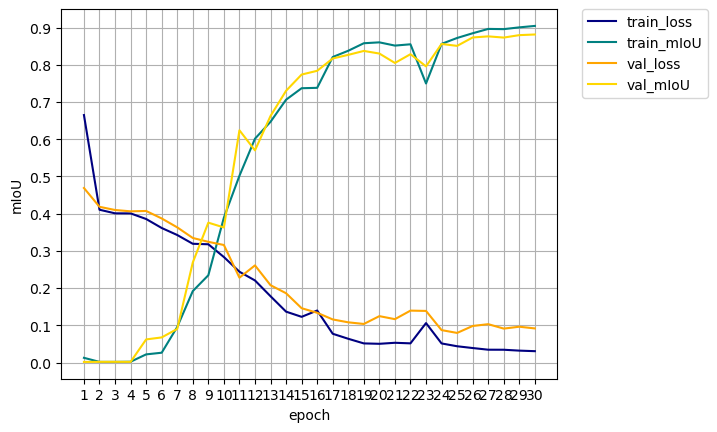
#> input picture scripts/learning_curve.png, 717 x 432 px
$ python batch_annotate_tendons.py --ref-image ../learning_curve.png
#> lines starting #> are read from the running program, lines starting #| are printed output that depends on the picture
### scripts/old_labeling/calculate_difference.py
import numpy as np
from PIL import Image
import matplotlib.pyplot as plt
from scipy.ndimage import gaussian_filter


def resize_to_target(img_array, target_shape=(1080, 1920, 3)):
    """
    Resize image to target shape if needed.

    Args:
        img_array: Input image as numpy array (H x W x C)
        target_shape: Target shape (H, W, C), default (1080, 1920, 3)

    Returns:
        Resized image array with target shape
    """
#> called with target_shape = (1080, 1920, 3)
    current_shape = img_array.shape
#> current_shape = (432, 717, 4)

    # If already the correct shape, return as-is
    if current_shape == target_shape:
        return img_array

    # Convert to PIL Image for resizing
    if img_array.dtype == np.float32 or img_array.dtype == np.float64:
        img_uint8 = (np.clip(img_array, 0, 1) * 255).astype(np.uint8)
#> img_uint8 is the input picture: shape (432, 717, 4); mean R, G, B, A 244.3, 244.3, 243.2, 255
    else:
        img_uint8 = img_array.astype(np.uint8)

    pil_img = Image.fromarray(img_uint8)

    # Resize to target (W, H) format for PIL
    target_w, target_h = target_shape[1], target_shape[0]
    resized_pil = pil_img.resize((target_w, target_h), Image.Resampling.LANCZOS)
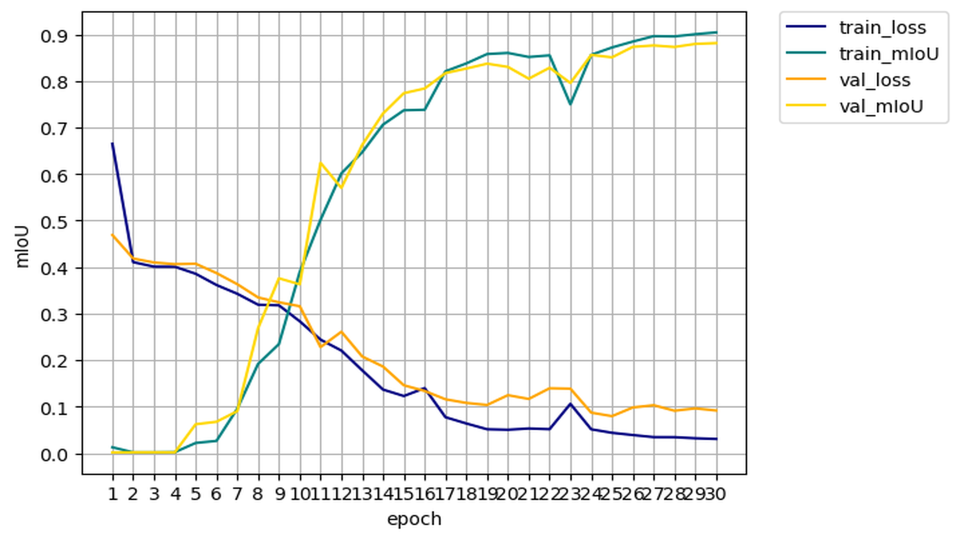
#> resized_pil: PIL image 1920x1080 RGBA (shown at 1/2 size); mean R, G, B, A 243.6, 243.6, 242.5, 255

    # Convert back to numpy array and original dtype
    resized_array = np.array(resized_pil)

    # Ensure it has 3 channels
    if len(resized_array.shape) == 2:  # Grayscale
        resized_array = np.stack([resized_array] * 3, axis=-1)

    # Convert back to original dtype
    if img_array.dtype == np.float32 or img_array.dtype == np.float64:
        resized_array = resized_array.astype(np.float32) / 255.0

    print(f"Resized image from {current_shape} to {resized_array.shape}")
#| Resized image from (432, 717, 4) to (1080, 1920, 4)
    return resized_array


# [44 lines left out: function visualize_delta, not called in this run]

### scripts/old_labeling/batch_annotate_tendons.py
"""
Batch annotation script for labeling tendon normals across multiple images.

This script:
1. Loads a reference image
2. Iterates through contact images
3. Computes difference images
4. Allows user to annotate each image's tendon axis
5. Skips images if data is missing or user chooses to skip
6. Saves all normal maps and metadata
7. Generates a summary report
"""

import numpy as np
import matplotlib.pyplot as plt
from PIL import Image
import os
import json
from pathlib import Path
from scipy.ndimage import gaussian_filter
from label_tendon_normals import label_tendon_normals, normalize_vector
from calculate_difference import resize_to_target


class BatchAnnotator:
    def __init__(self,
                 images_dir="images_to_label",
                 ref_image_path="I_ref.png",
                 output_dir="normal_maps",
                 target_shape=(1080, 1920, 3),
                 gaussian_sigma=None):
        """
        Initialize the batch annotator.

        Args:
            images_dir: Directory containing contact images
            ref_image_path: Path to reference image
            output_dir: Directory to save normal maps and metadata
            target_shape: Target image shape (H, W, C)
            gaussian_sigma: Gaussian filter sigma (None=skip for speed, 0=raw diff, num=apply filter)
        """
        self.images_dir = images_dir
        self.ref_image_path = ref_image_path
        self.output_dir = output_dir
        self.target_shape = target_shape
        self.gaussian_sigma = gaussian_sigma

        # Create output directory if needed
        os.makedirs(output_dir, exist_ok=True)

        # Load reference image
        self.I_ref = self._load_and_resize_image(ref_image_path)
        if self.I_ref is None:
            raise FileNotFoundError(f"Reference image not found: {ref_image_path}")

        print(f"Reference image loaded: {ref_image_path}")
        print(f"Reference image shape: {self.I_ref.shape}")
#| Reference image shape: (1080, 1920, 4)

        # Initialize tracking
        self.processed = []
        self.skipped = []
        self.failed = []

    def _load_and_resize_image(self, image_path):
        """Load and resize a single image."""
        try:
            if not os.path.exists(image_path):
                return None
            img = np.array(Image.open(image_path)).astype(np.float32) / 255.0
            return resize_to_target(img, target_shape=self.target_shape)
        except Exception as e:
            print(f"Error loading image {image_path}: {e}")
            return None

    # [23 lines left out: function _compute_delta_I_clean, not called in this run]

    def get_image_list(self):
        """Get list of images to process from the images directory."""
        if not os.path.isdir(self.images_dir):
            print(f"Warning: Images directory not found: {self.images_dir}")
            return []

        # Find all image files
        image_extensions = {'.png', '.jpg', '.jpeg', '.bmp', '.tiff'}
        image_files = []

        for file in sorted(os.listdir(self.images_dir)):
            if Path(file).suffix.lower() in image_extensions:
                image_files.append(file)

        print(f"Found {len(image_files)} images in {self.images_dir}")
        return image_files

    # [72 lines left out: functions process_image, ask_user_continue, not called in this run]

    def run(self, skip_existing=True, interactive=True):
        """
        Run batch annotation on all images.

        Args:
            skip_existing: Skip images that already have normal maps
            interactive: Ask user after each newly processed image whether to continue
        """
        image_files = self.get_image_list()

        if not image_files:
            print("No images found to process!")
            return

        for idx, image_filename in enumerate(image_files, 1):
            # Check if already processed
            image_id = Path(image_filename).stem
            npy_path = os.path.join(self.output_dir, f"{image_id}_normals.npy")
            already_processed = os.path.exists(npy_path)

            # Process the image
            success, image_id, normals, metadata = self.process_image(
                image_filename, skip_existing=skip_existing
            )

            # Only ask to continue if we just processed a NEW image (not skipped)
            # Skip silently for already-processed images
            if interactive and success and idx < len(image_files):
                response = self.ask_user_continue(idx, len(image_files))
                if response == 'stop':
                    print("\nBatch annotation stopped by user.")
                    break

        # Print summary
        self.print_summary()

    # [40 lines left out: function print_summary, not called in this run]


def main():
    """Main entry point for batch annotation."""
    import argparse

    parser = argparse.ArgumentParser(
        description="Batch annotate tendon normals for multiple images"
    )
    parser.add_argument(
        "--images-dir",
        type=str,
        default="images_to_label",
        help="Directory containing contact images (default: images)"
    )
    parser.add_argument(
        "--ref-image",
        type=str,
        default="I_ref.png",
        help="Path to reference image (default: I_ref.png)"
    )
    parser.add_argument(
        "--output-dir",
        type=str,
        default="normal_maps",
        help="Directory to save normal maps (default: normal_maps)"
    )
    parser.add_argument(
        "--target-height",
        type=int,
        default=1080,
        help="Target image height (default: 1080)"
    )
    parser.add_argument(
        "--target-width",
        type=int,
        default=1920,
        help="Target image width (default: 1920)"
    )
    parser.add_argument(
        "--skip-existing",
        action="store_true",
        default=True,
        help="Skip images that already have normal maps (default: True)"
    )
    parser.add_argument(
        "--no-skip-existing",
        dest="skip_existing",
        action="store_false",
        help="Re-process all images even if normal maps exist"
    )
    parser.add_argument(
        "--non-interactive",
        action="store_true",
        help="Process all images without asking user confirmation"
    )
    parser.add_argument(
        "--gaussian-sigma",
        type=float,
        default=None,
        help="Gaussian filter sigma (default: None=skip for speed). Use 100 for smoothing."
    )

    args = parser.parse_args()

    # Create annotator
    try:
        annotator = BatchAnnotator(
            images_dir=args.images_dir,
            ref_image_path=args.ref_image,
            output_dir=args.output_dir,
            target_shape=(args.target_height, args.target_width, 3),
            gaussian_sigma=args.gaussian_sigma
        )
    except FileNotFoundError as e:
        print(f"Error: {e}")
        return

    # Run batch annotation
    annotator.run(
        skip_existing=args.skip_existing,
        interactive=not args.non_interactive
    )


if __name__ == "__main__":
    main()

$ run again, on learning_curves/batch_loss_curve-2025-12-03.png
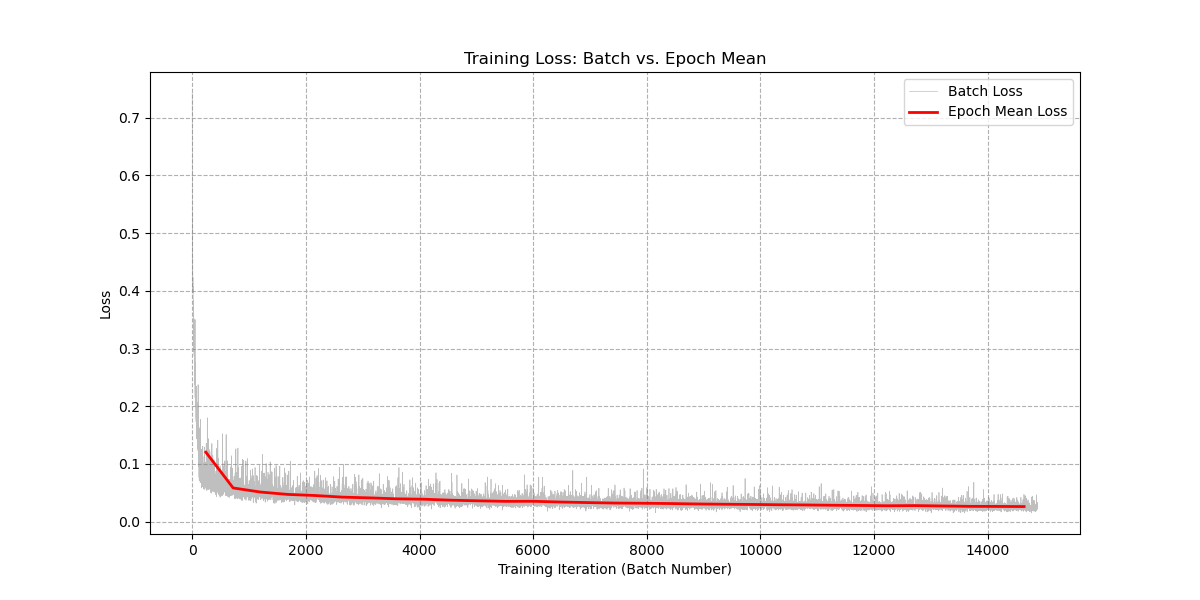
#> input picture learning_curves/batch_loss_curve-2025-12-03.png, 1200 x 600 px
#> in resize_to_target, img_uint8 is the input picture: shape (600, 1200, 4); mean R, G, B, A 250.5, 249.6, 249.6, 255
#> in resize_to_target, `resized_pil = pil_img.resize((target_w, target_h), Image.Resampling.LA..`:
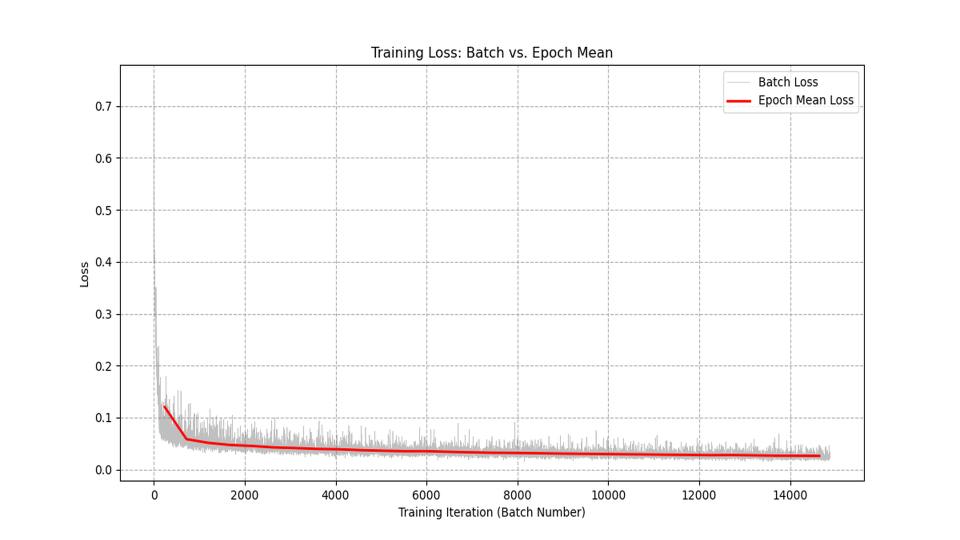
#> resized_pil: PIL image 1920x1080 RGBA (shown at 1/2 size); mean R, G, B, A 250.2, 249.3, 249.3, 255
#| Resized image from (600, 1200, 4) to (1080, 1920, 4)
#| Reference image shape: (1080, 1920, 4)
